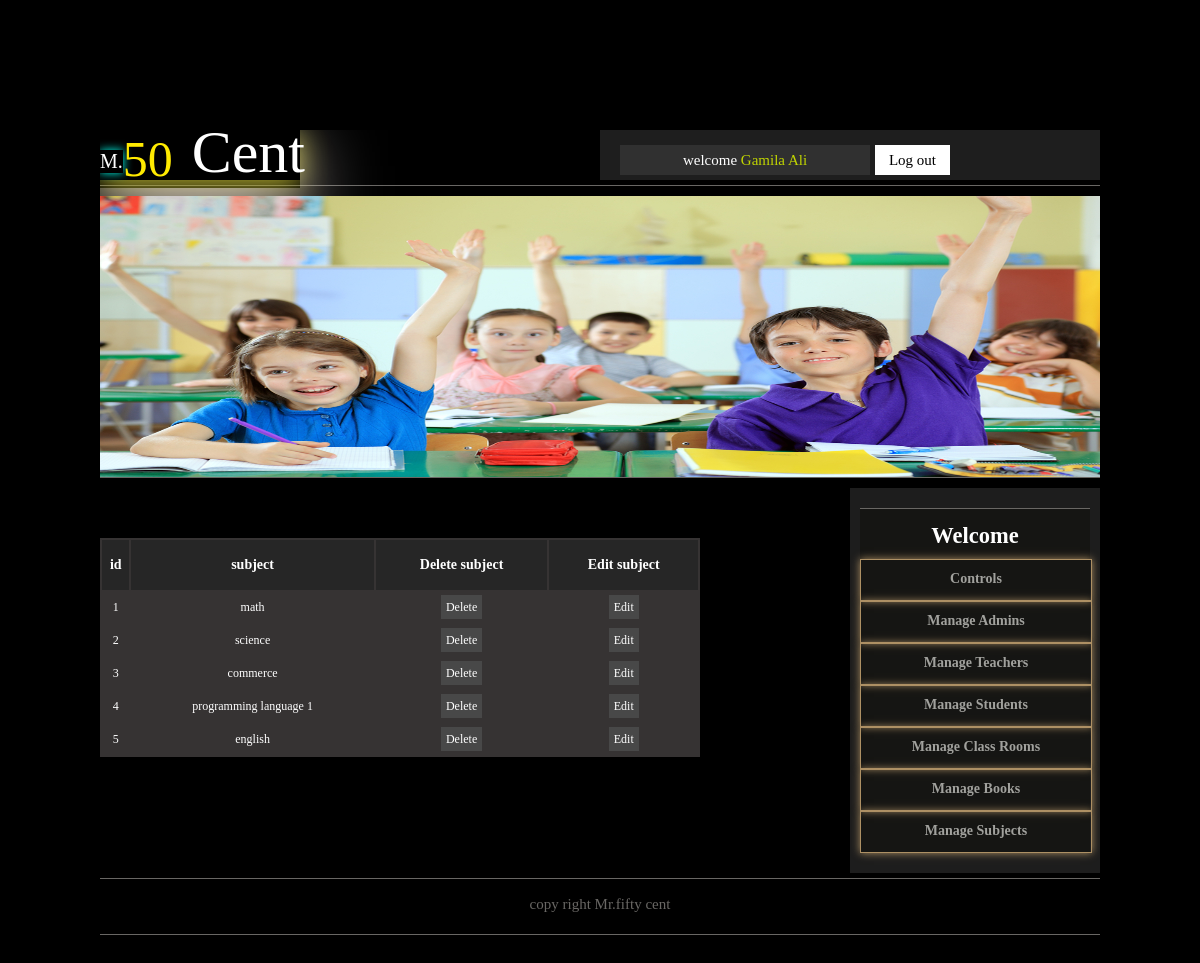
/school_management/cpanel/editsubject.php (signed in), run on the app's committed database.
### tables this page shows
CREATE TABLE IF NOT EXISTS `subject` (
  `id` int(11) NOT NULL AUTO_INCREMENT,
  `name` varchar(250) DEFAULT NULL,
  PRIMARY KEY (`id`)
);

### school_management/lib/subject.php (called while the page is built, shortened)
<?php
    require_once '../config.php';
    class Subject{
        public static function retrieveAllSubjects(){
            global $dbh;
            $sql=$dbh->prepare("SELECT * FROM subject");
            $sql->execute();
            $data=null;
            while($fetch=$sql->fetch(PDO::FETCH_ASSOC)){
                $data[]=$fetch;
            }
            return $data;
        }
    }
?>

### school_management/cpanel/editsubject.php (the view, shortened to what this page needs)
<?php
    require_once '../lib/admin.php';
    require_once 'template/header.php';
    require_once '../lib/subject.php';
?>
<div id="content">
    <?php
        if (!(isset($_SESSION['id']) && isset($_SESSION['name']))) {
            echo 'please log in <a href="login.php">log in</a>';
            echo '<div id="loginImage"><a href="login.php"title="login"><img src="template/images/Log In.jpg"></a></div>';
        } else {
            ?>
    <div id="left_content">
     <table>
            <thead>
                <tr>
                    <th>id</th>
                    <th>subject</th>
                    <th>Delete subject</th>
                    <th>Edit subject</th>
                </tr>
            </thead>
            <tbody>
                <?php
                    $allSubjects=Subject::retrieveAllSubjects();
                    if(is_array($allSubjects)){
                        foreach ($allSubjects as $subjects):
                            echo '<tr>
                                    <td>'.$subjects['id'].'</td>
                                    <td>'.$subjects['name'].'</td>
                                    <td><a href="?action=delete&id='.$subjects['id'].'">Delete</a></td>
                                    <td><a href="?action=edit&id='.$subjects['id'].'">Edit</a></td>
                                </tr>
                                ';
                        endforeach;
                    }else{
                        echo '<div id="msg">no subject to show</div>';
                    }
                ?>
            </tbody>
        </table>
        </div>
    <?php }?>
</div>

### school_management/cpanel/template/css/base.css (style rules this page uses)
body { background:#000; font-family:tahoma; font-style:arial; font-size:15px; color: #fff7a1; }
#content { width:100%; height:auto; overflow: hidden; border-bottom:1px solid #696764; padding-bottom:5px; }
#left_content { width:750px;height:auto;overflow:hidden;float:left; }
#right_content { width:250px;height:auto;overflow:hidden;background:#1d1d1d; }
#menue { margin:20px 10px;background:#151513;width:230px;text-transform:capitalize; }
#menue_head { text-align:center;border-top:solid 1px #696764;width:100%;height:50px;line-height:16px;font-family:georgia;color:#FFF; }
.list_head { width:100%;height:40px;text-align:center;border:1px solid #ad9064;box-shadow: 0px 0px 8px #ad9064;cursor:pointer; }
.list_head h3 { line-height:10px;font-size: 14px;color:#A1A19D; }
#content table { background: #363333; display:blok; margin: 50px 0px 0px; color:#FFF; width:80%; border:solid 1px rgb(38, 38, 38) none repeat scroll 0% 0%; }
#content table thead { background: rgb(38, 38, 38) none repeat scroll 0% 0%; height: 50px; font-family: tahoma; font-style:normal; font-size: 14px; font-weight: bold; color: rgb(255, 255, 255); }
#content table tbody { height: 30px; font-family: tahoma; font-style:normal; font-size: 12px; color: #FFF; text-align: center; }
#content table tbody tr td { padding:8px 0; }
#content table tbody tr td a { text-decoration:none ; width:20px; height:10px; background: #484848 none repeat scroll 0% 0%; color: #FFF; padding:5px; transition: color 2s ease 0s; }
#footer { width:100%; height:50px; padding-bottom:5px; border-bottom:1px solid #696764; text-align:center; line-height:50px; }
#footer a { text-decoration:none; color:#696764; }

### data on the page
subject: id "1", name "math"
subject: id "2", name "science"
subject: id "3", name "commerce"
subject: id "4", name "programming language 1"
subject: id "5", name "english"

### other printed values
$_SESSION['name'] "Gamila Ali"
